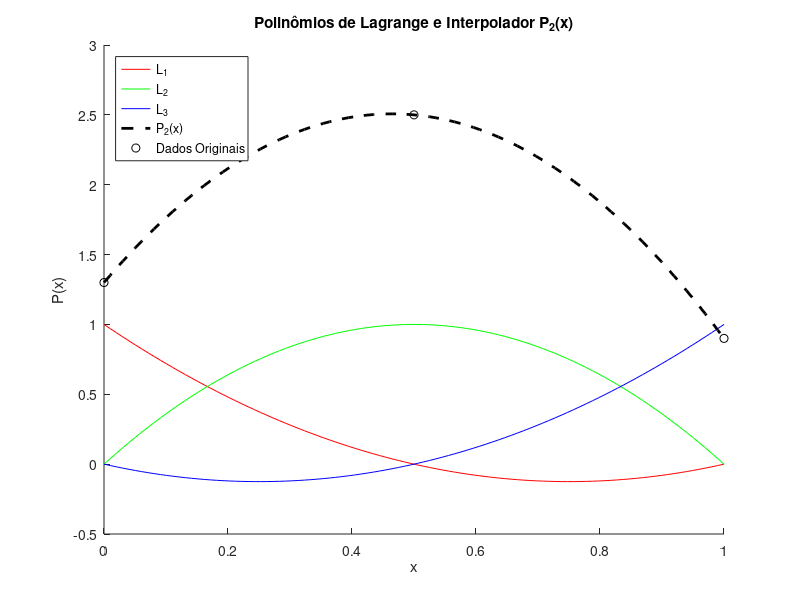
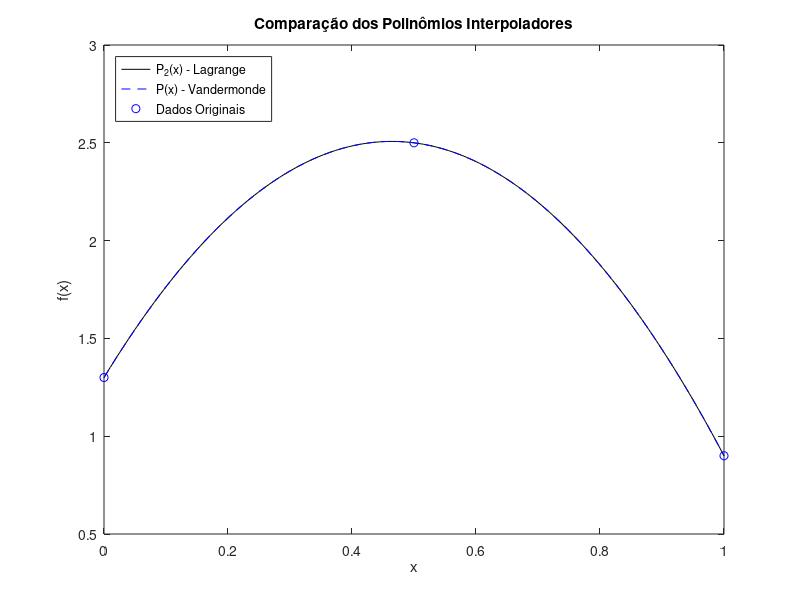

The MATLAB script that drew these images, in order:
% Dados da tabela
x = [0, 0.5, 1.0];
f = [1.3, 2.5, 0.9];

% 1. Polinômio interpolador de Lagrange
n = length(x);
L = cell(n, 1); % Usando células para armazenar os polinômios
P2 = @(z) 0;

for i = 1:n
    L{i} = 1;
    for j = 1:n
        if i ~= j
            L{i} = conv(L{i}, [1 -x(j)]) / (x(i) - x(j));
        end
    end
    P2 = @(z) P2(z) + f(i)*polyval(L{i}, z);
end

% 2. Estimar P_2(0.8)
f_0_8 = P2(0.8);
disp(['P_2(0.8) = ', num2str(f_0_8)]);

% 3. Traçar os polinômios de Lagrange e P_2(x)
x_vals = linspace(0, 1, 100);
figure;
hold on;
colors = ['r', 'g', 'b'];
for i = 1:n
    y_vals = polyval(L{i}, x_vals);
    plot(x_vals, y_vals, colors(i));
end

% P2
y_vals_P2 = arrayfun(P2, x_vals);
plot(x_vals, y_vals_P2, 'k--', 'LineWidth', 2);
plot(x, f, 'ko');
legend('L_1', 'L_2', 'L_3', 'P_2(x)', 'Dados Originais', 'Location', 'NorthWest');
title('Polinômios de Lagrange e Interpolador P_2(x)');
xlabel('x');
ylabel('P(x)');

% 6. Polinômio usando a matriz de Vandermonde
V = [x.^0; x.^1; x.^2]';
coef = V\f';
disp('Coeficientes do polinômio (Vandermonde):');
disp(coef);

% Função polinomial usando os coeficientes de Vandermonde
P_vandermonde = @(xval) coef(1) + coef(2)*xval + coef(3)*xval.^2;

% Traçar o gráfico do polinômio de Vandermonde
y_vals_vandermonde = arrayfun(P_vandermonde, x_vals);

figure;
plot(x_vals, y_vals_P2, '-k', x_vals, y_vals_vandermonde, '--b', x, f, 'bo');
title('Comparação dos Polinômios Interpoladores');
xlabel('x');
ylabel('f(x)');
legend('P_2(x) - Lagrange', 'P(x) - Vandermonde', 'Dados Originais', 'Location', 'NorthWest');

